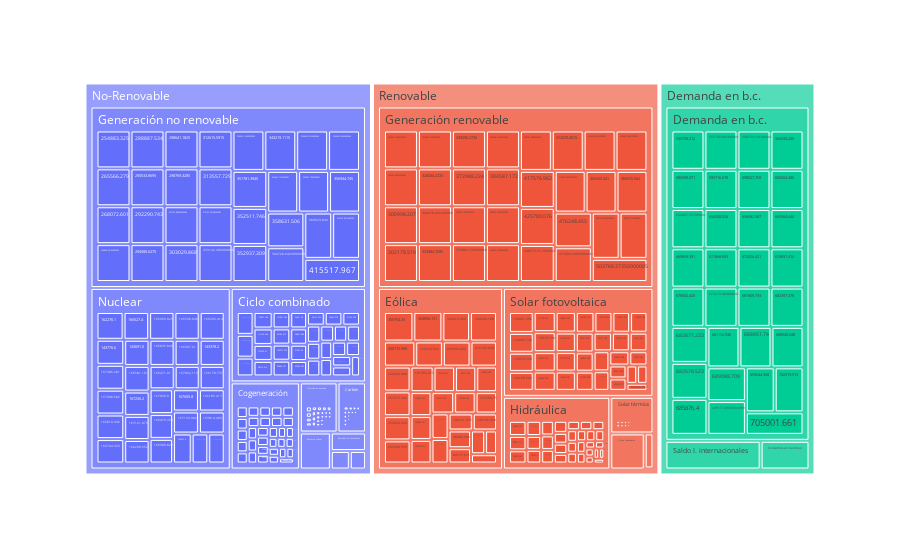

Notebook cell for this chart:
### Code cell
px.treemap(data_frame = df_balance,
                  values     = 'Porcentaje',
                  path       = ["tipo de energía", "nombre", "Valores"],
                  hover_name = "Fecha actualización")

### Figure 1 — Plotly figure (JSON) as saved in the notebook; plotly's stock layout.template omitted (floating-point values rounded to 4 significant figures; data arrays with more than 128 entries replaced by an {"elided": "..."} marker saying what was removed)
{"data": [{"branchvalues": "total", "domain": {"x": [0, 1], "y": [0, 1]}, "hovertemplate": "<b>%{hovertext}</b><br><br>labels=%{label}<br>Porcentaje=%{value}<br>parent=%{parent}<br>id=%{id}<extra></extra>", "hovertext": {"elided": "677 str values"}, "ids": {"elided": "677 str values"}, "labels": {"elided": "677 str values"}, "name": "", "parents": {"elided": "677 str values"}, "type": "treemap", "values": {"elided": "677 float values"}}], "layout": {"legend": {"tracegroupgap": 0}, "margin": {"t": 60}}}
